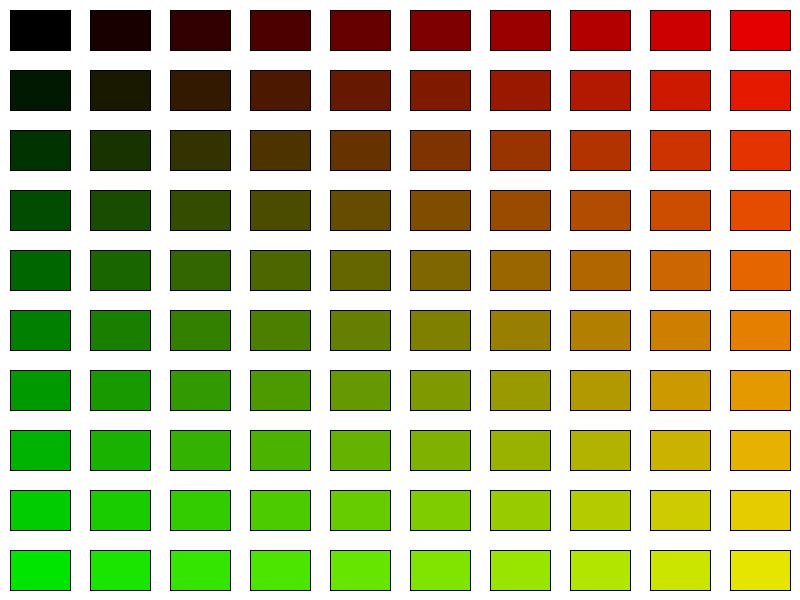
Frame 1 (no input)
Frame 2 (the mouse pressed at the canvas centre, redrawn once): identical to frame 1, image omitted

The Processing sketch that drew this single still picture (run headless with seeded random() and noise(); the mouse was pressed at the canvas centre and the sketch redrawn once):

// Processing sketch: TheWrongWayToDrawAGrid10
// ── TheWrongWayToDrawAGrid10.pde
int scaleX = 80;
int scaleY = 60;
int padX = 10;
int padY = 10;
int cols = 0;
int rows = 0;

void setup() {
  size(800, 600);
  smooth();
  noLoop();
  cols = width / scaleX;
  rows = height / scaleY;
}

void cell(int w, int h, float u, float v) {
  fill(u*255, v*255, 0);
  rect(0, 0, w, h);
}

void draw() {
  background(255);
  for (int i = 0; i < cols; i++) {
    for (int j = 0; j < rows; j++) {
      int x = i*scaleX;
      int y = j*scaleY;
      pushMatrix();
      translate(x+padX, y + padY);
      int w = scaleX - 2*padX;
      int h = scaleY - 2*padY;
      cell(w,h, (float)x / (float)width, (float)y / (float)height);
      popMatrix();
    }
  }
}
